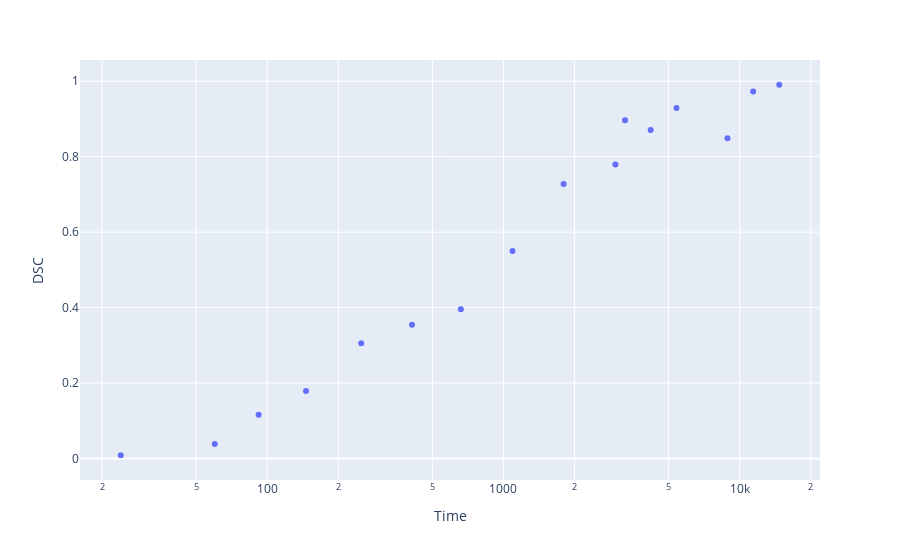

The notebook cell this image was saved under:
### Code cell
fig = px.scatter(DSC_data, x="Time", y="DSC", 
           log_x=True)
fig.show()

### Figure 1 — Plotly figure (JSON) as saved in the notebook; plotly's stock layout.template omitted (floating-point values rounded to 4 significant figures)
{"data": [{"hovertemplate": "Time=%{x}<br>DSC=%{y}<extra></extra>", "legendgroup": "", "marker": {"color": "#636efa", "symbol": "circle"}, "mode": "markers", "name": "", "showlegend": false, "type": "scatter", "x": [24, 60, 92, 146, 250, 410, 660, 1092, 1798, 2976, 3270, 4200, 5400, 8880, 11400, 14700], "xaxis": "x", "y": [0.008378, 0.0383, 0.1158, 0.1786, 0.3055, 0.3546, 0.3953, 0.55, 0.7274, 0.7792, 0.8965, 0.8707, 0.9294, 0.8492, 0.9731, 0.9907], "yaxis": "y"}], "layout": {"legend": {"tracegroupgap": 0}, "margin": {"t": 60}, "xaxis": {"anchor": "y", "domain": [0, 1], "title": {"text": "Time"}, "type": "log"}, "yaxis": {"anchor": "x", "domain": [0, 1], "title": {"text": "DSC"}}}}
